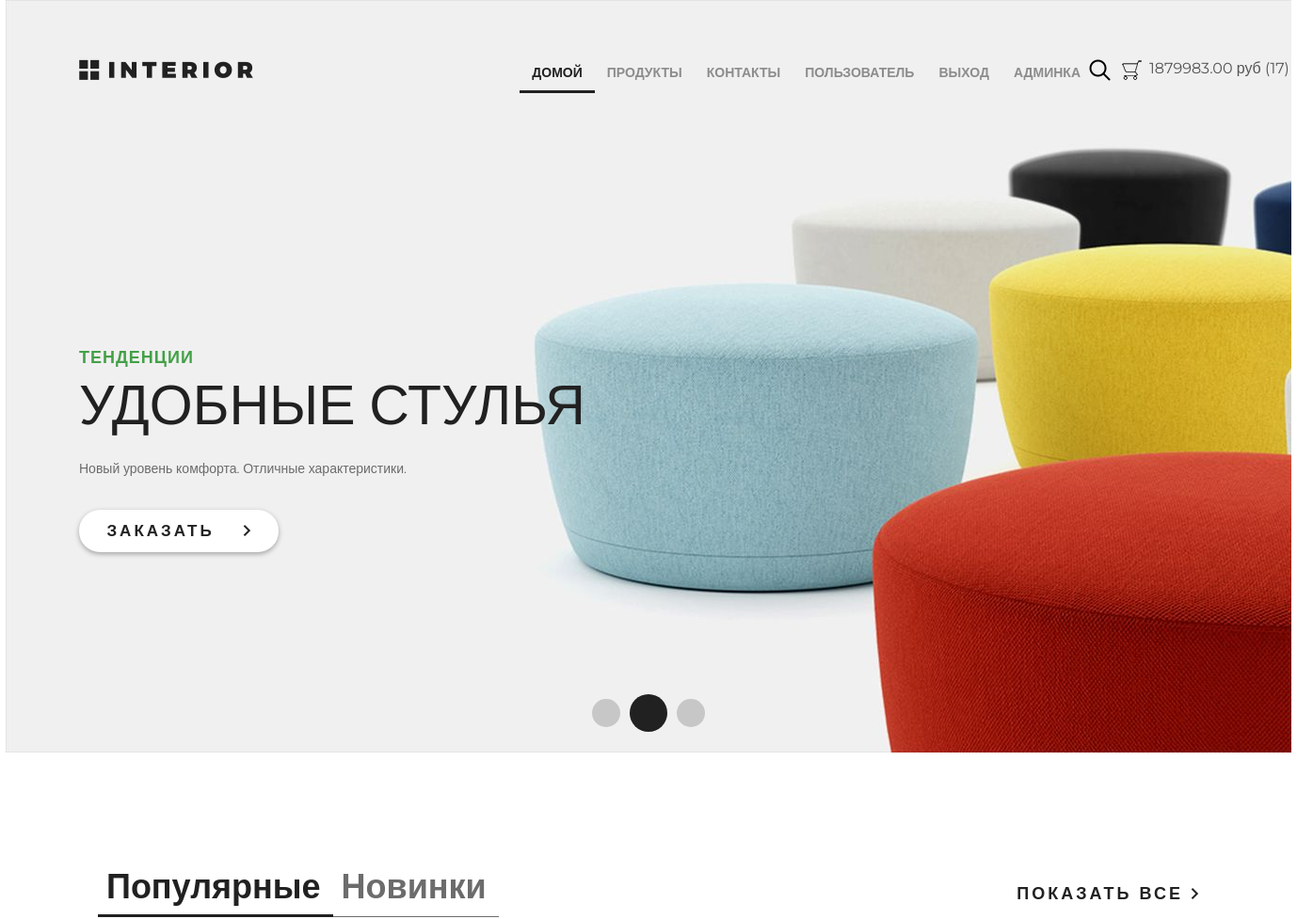
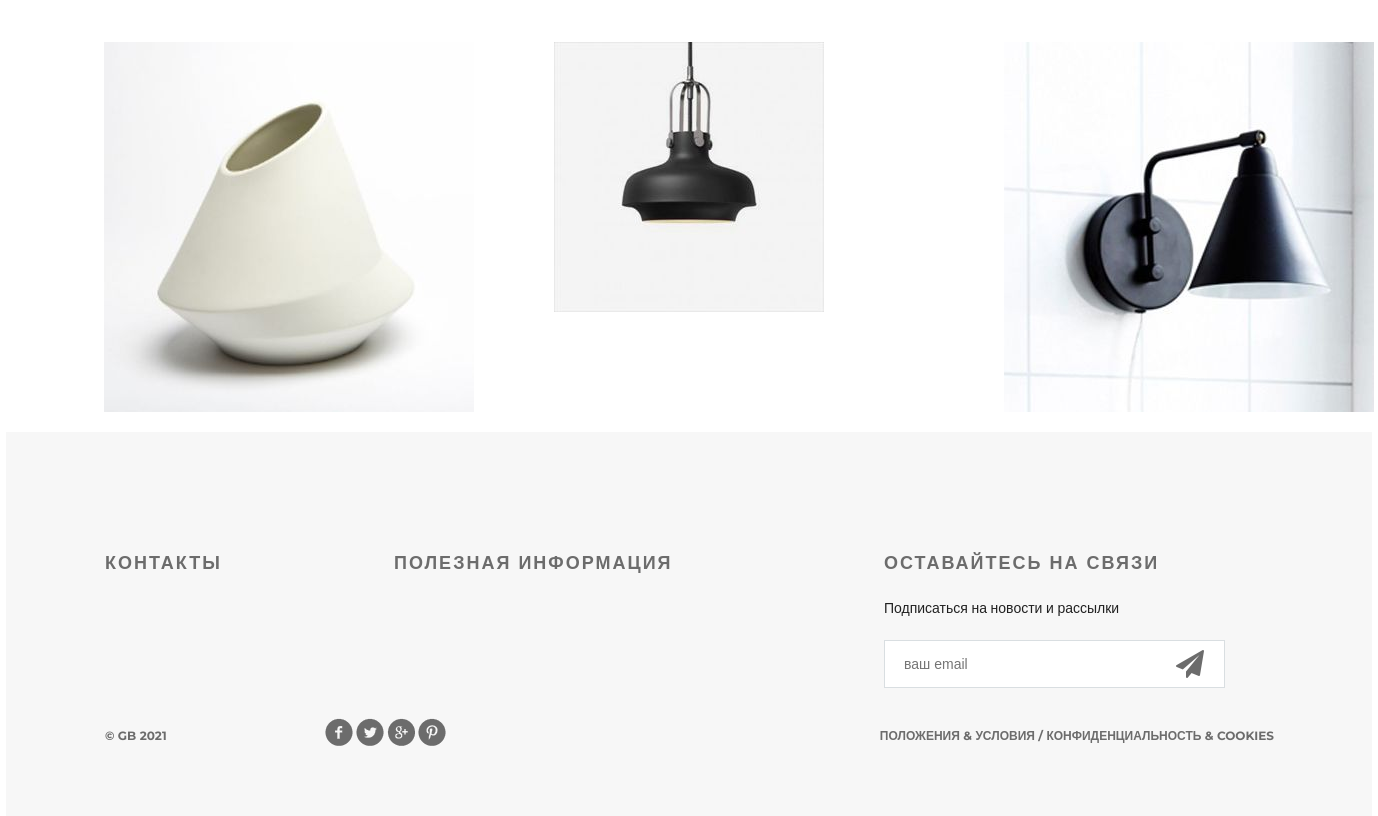
The page / (signed in) on the database as committed earlier (2 pictures, top to bottom).
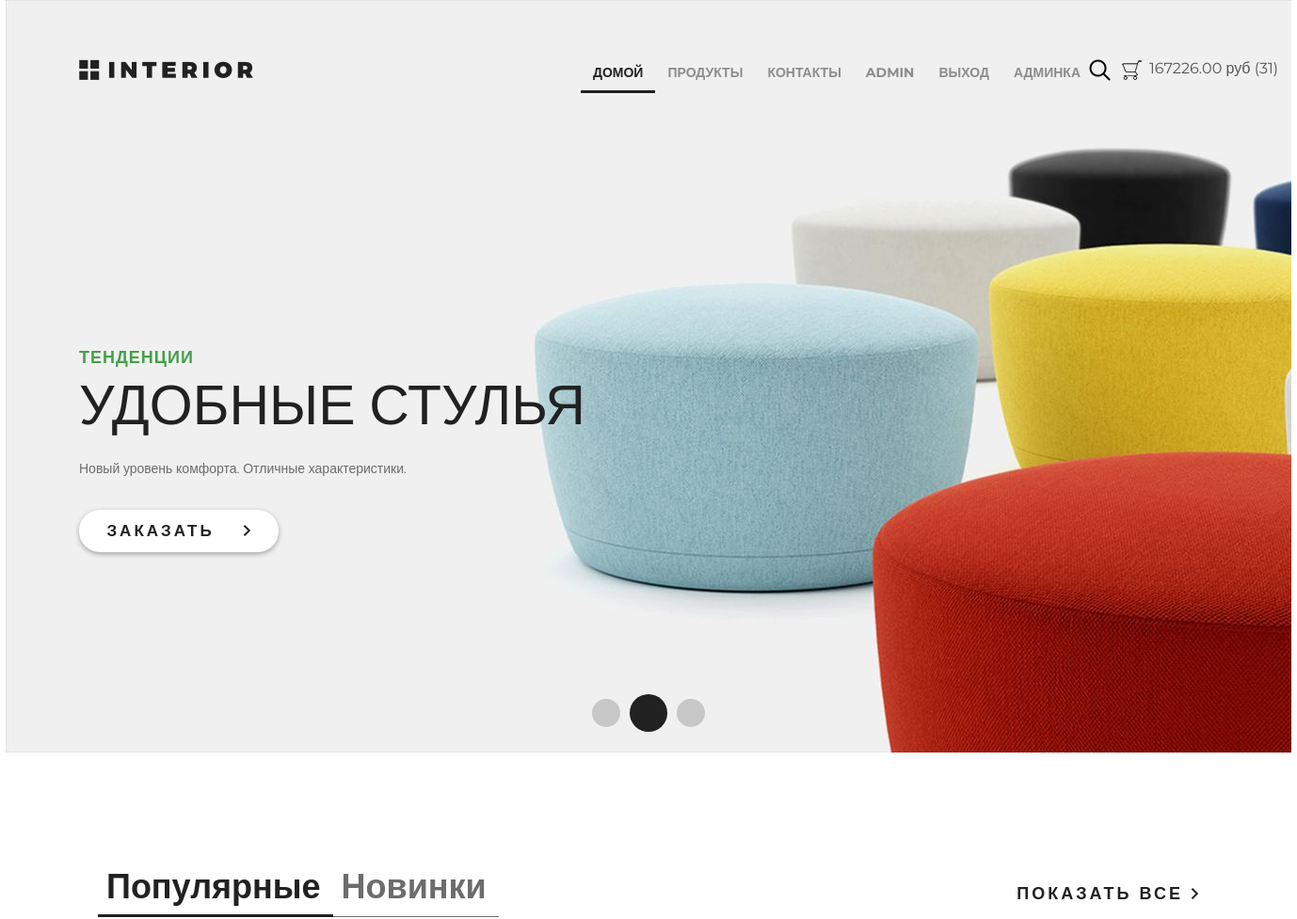
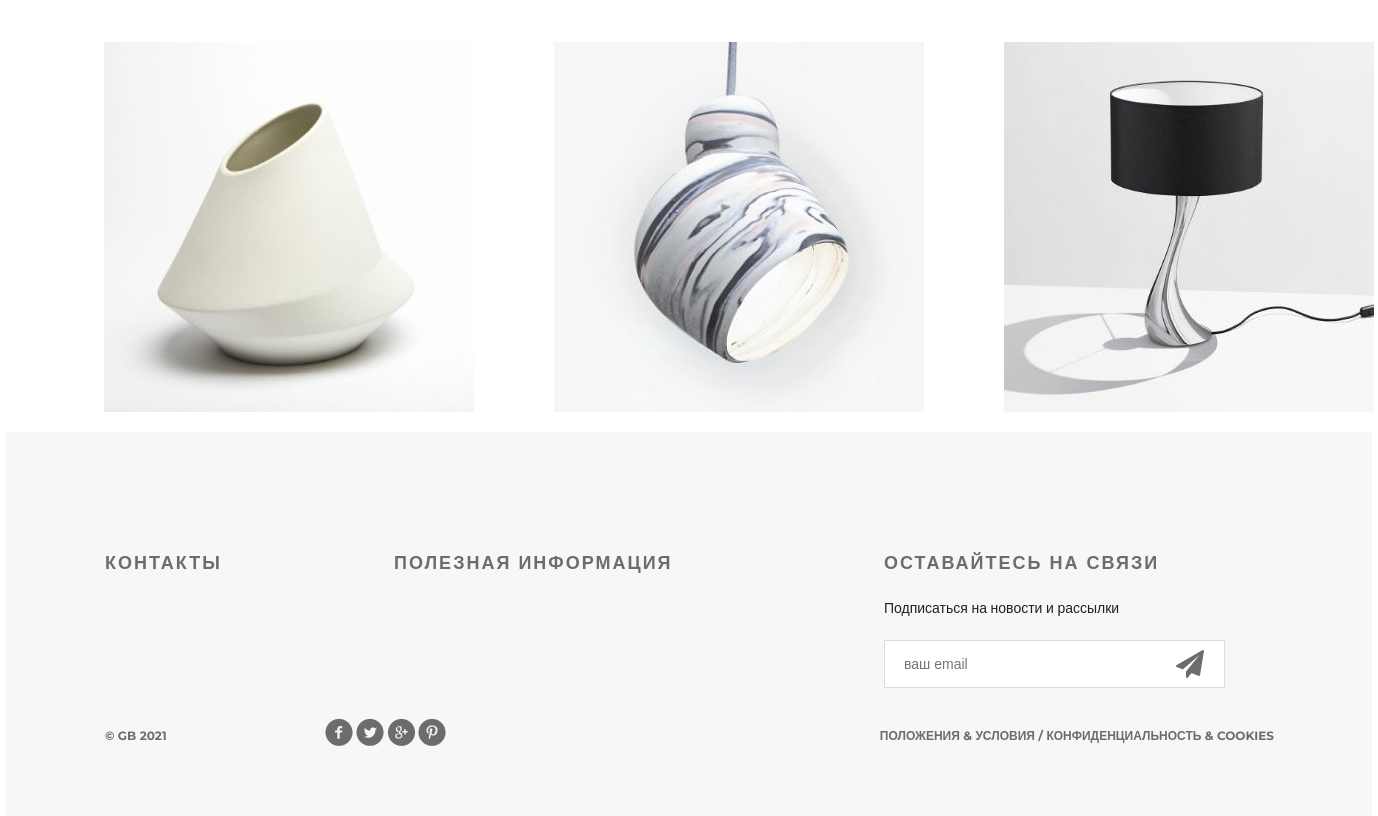
The same page on the database as committed later (2 pictures, top to bottom).
### authapp/models.py (models this page shows)
class ShopUser(AbstractUser):
    avatar = models.ImageField(upload_to="users_avatars", verbose_name="Аватар пользователя", blank=True)
    country = models.TextField(max_length=32, verbose_name="Страна", blank=True)
    age = models.PositiveSmallIntegerField(verbose_name="Возраст")

### basketapp/models.py (models this page shows, shortened)
class Basket(models.Model):
    user = models.ForeignKey(settings.AUTH_USER_MODEL, on_delete=models.CASCADE, related_name="basket")
    product = models.ForeignKey(Product, on_delete=models.CASCADE)
    quantity = models.PositiveIntegerField(verbose_name="количество", default=0)
    add_date = models.DateTimeField(auto_now_add=True, verbose_name="время добавления")
    @property
    def price(self):
        return self.product.price * self.quantity
    @property
    def total_price(self):
        return sum(map(lambda p: p.price, Basket.objects.filter(user=self.user)))
    @property
    def total_quantity(self):
        return sum(map(lambda p: p.quantity, Basket.objects.filter(user=self.user)))

### mainapp/models.py (models this page shows, shortened)
class Product(models.Model):
    category = models.ForeignKey(ProductCategory, on_delete=models.CASCADE)
    name = models.CharField(max_length=64, verbose_name="Имя товара")
    short_desc = models.CharField(max_length=256, blank=True, verbose_name="Краткое описание товара")
    description = models.TextField(blank=True, verbose_name="Описание товара")
    image = models.ImageField(upload_to="products_previews", blank=True, verbose_name="Картинка товара")
    price = models.DecimalField(max_digits=8, decimal_places=2, verbose_name="Цена товара")
    quantity = models.PositiveSmallIntegerField(default=0, verbose_name="Количество на складе")
    is_active = models.BooleanField(verbose_name="Активно", default=True)

### mainapp/views.py (the view)
# urls.py: path('', mainapp.main, name='home'),
def main(request):
    context = {
        "page": 'home',
        "title": 'главная',
        "most_populars": _random_products(3),
    }
    if request.user.is_authenticated:
        context["basket"] = Basket.objects.filter(user=request.user)
    return render(request, 'mainapp/index.html', context=context)

### mainapp/views.py (called while the page is built)
def _random_products(count):
    products_list = list(Product.objects.all())
    random.shuffle(products_list)
    return products_list[:count]

### mainapp/templates/mainapp/index.html (shortened to what this page needs)
{% extends 'mainapp/base.html' %}
{% load static %}
{% block content %}
	<div class="slider">
		{% include 'mainapp/includes/inc_nav_menu.html' %}
		<div class="text-slider">
			<h3 class="green">тенденции</h3>
			<h3 class="big"> удобные стулья</h3>
			<p>Новый уровень комфорта. Отличные характеристики.</p>
			<a href="#" class="button-order">заказать <img src={% static 'img/arrow.png' %} alt=""></a>
		</div>
		<div class="navi">
			<a href="#"></a><a href="#"></a><a href="#"></a>
		</div>
	</div>
	<div class="featured">
		<div class="featured-menu">
				<a class="active" href="#">Популярные</a><a href="#">Новинки</a>
		</div>
		<a class="explore" href={% url 'products:categories' 0 %}>показать все <img src={% static 'img/arrow.png' %} alt=""></a>
		<div class="clearfix">
		</div>
		<div class="tab-content">
			{% for product in most_populars %}
				<div class="block">
					<a href="{% url 'products:product' product.pk %}">
						<img src="/media/{{ product.image }}" alt={{ product.short_desc }}>
					</a>
				</div>
			{% endfor %}
		</div>
	</div>
{% endblock %}

### mainapp/templates/mainapp/base.html (shortened to what this page needs)
{% load static %}
<!DOCTYPE html>
<html>
<head>
    {% block styles %}
        <link rel="stylesheet" type="text/css" href={% static 'css/style.css' %}>
        <link rel="stylesheet" href={% static 'fonts/font-awesome/css/font-awesome.css' %}>
    {% endblock %}
</head>
<body>
	<div class="container">
		{% block content %}
		{% endblock %}
		<div class="clr"></div>
	</div>
    {% block footer %}
        <div class="footer">
        <div class="clearfix">
            <div class="text-footer">
                <h3>контакты</h3>
            </div>
            <div class="text-footer">
                <h3>полезная информация</h3>
            </div>
            <div class="text-footer clearfix">
                <h3>Оставайтесь на связи</h3>
                <p>Подписаться на новости и рассылки</p>
                <form>
                    <input type="email" name="email" placeholder="ваш email">
                    <a href="#"><i class="fa fa-paper-plane fa-2x" aria-hidden="true"></i></a>
                </form>
            </div>
        </div>
        <p class="small">&copy; GB {% now "Y" %} </p>
        <div class="social">
            <a href="#" class="social1"></a>
            <a href="#" class="social2"></a>
            <a href="#" class="social3"></a>
            <a href="#" class="social4"></a>
        </div>
        <p class="small">Положения &amp; Условия  /  Конфиденциальность &amp; Cookies</p>
    </div>
    {% endblock %}
</body>
</html>

### mainapp/templates/mainapp/includes/inc_nav_menu.html
<div class="header clearfix">
    <a href={% url 'home' %} class="logo"></a>
    <ul class="menu">
        <li><a href={% url 'home' %} {% if page == 'home' %} class="active" {% endif %}>домой</a></li>
        <li><a href={% url 'products:products' %} {% if page == 'products' %} class="active" {% endif %}>продукты</a></li>
        <li><a href={% url 'contact' %} {% if page == 'contact' %} class="active" {% endif %}>контакты</a></li>
        {% if user.is_authenticated %}
        <li><a href={% url 'auth:edit' %}>{{ user.first_name|default:"Пользователь" }}</a></li>
        <li><a href={% url 'auth:logout' %}>выход</a></li>
        {% if user.is_superuser %}
            <li><a href="{% url 'adminapp:users' %}">админка</a></li>
        {% endif %}
        {% else %}
        <li><a href={% url 'auth:login' %}>вход</a></li>
        <li><a href={% url 'auth:register' %}>регистрация</a></li>
        {% endif %}
    </ul>
    <a href="#" class="search"></a>
    <a href={% url 'basket:view' %} class="basket">
        {% if basket %}
            <span>{{ basket.0.total_price }}&nbsp;руб&nbsp;({{ basket.0.total_quantity }})</span>
        {% endif %}
    </a>
</div>

Rows that differ between the two databases and show on the page:
removed Basket: user+product+quantity "1879983.00", user+quantity "17"
changed ShopUser: first_name "ПОЛЬЗОВАТЕЛЬ" → "ADMIN"
added Basket: user+product+quantity "167226.00", user+quantity "31"
changed Product (number 2 of 3 on the later page): image: a different picture
changed Product (number 3 of 3 on the later page): image: a different picture
